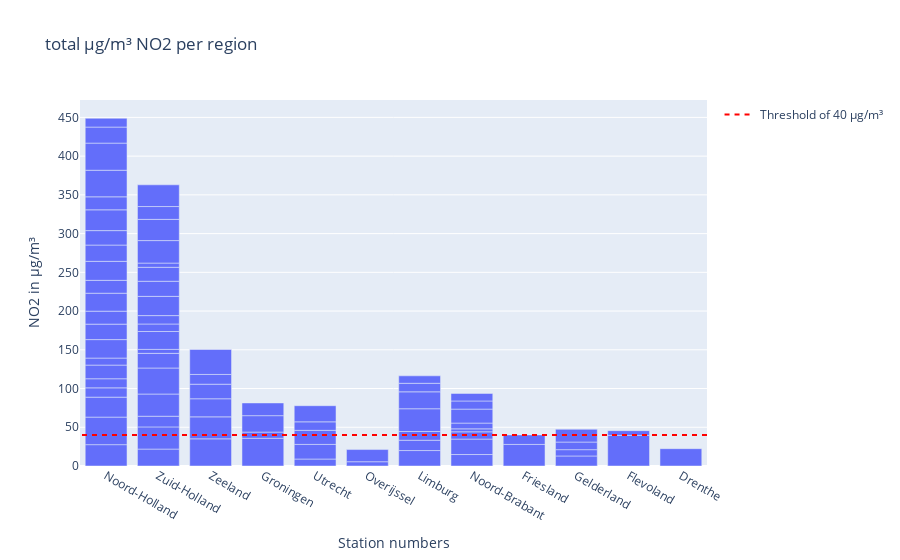

Notebook cell for this chart:
### Markdown cell above
### Note for visualization team: add legend for the red line which represent the threshold.

### Code cell
import plotly.express as px
import plotly.graph_objects as go


bar = px.bar(meanlocation, x=NO2_pvencoding, y= 'value', title='total µg/m³ NO2 per region')
bar.update_layout(yaxis_title='NO2 in µg/m³', xaxis_title= "Station numbers", barmode='group') 
#bar.add_shape(type='line', y0=40, y1=40, xref='paper', x0=0, x1=1, line_color='red')
bar.add_shape(
    legendrank=1,
    showlegend=True,
    type="line",
    xref="paper",
    line=dict(dash="5px", color='red'),
    x0=1,
    x1=0,
    y0=40,
    y1=40,
    name='Threshold of 40 µg/m³'
)

bar.show()

### Figure 1 — Plotly figure (JSON) as saved in the notebook; plotly's stock layout.template omitted (floating-point values rounded to 4 significant figures)
{"data": [{"hovertemplate": "x=%{x}<br>value=%{y}<extra></extra>", "legendgroup": "", "marker": {"color": "#636efa", "pattern": {"shape": ""}}, "name": "", "orientation": "v", "showlegend": false, "textposition": "auto", "type": "bar", "x": ["Noord-Holland", "Noord-Holland", "Zuid-Holland", "Zuid-Holland", "Zeeland", "Zeeland", "Groningen", "Noord-Holland", "Zuid-Holland", "Zuid-Holland", "Noord-Holland", "Utrecht", "Noord-Holland", "Overijssel", "Noord-Holland", "Noord-Holland", "Limburg", "Noord-Brabant", "Zeeland", "Friesland", "Zuid-Holland", "Utrecht", "Zeeland", "Utrecht", "Utrecht", "Gelderland", "Zeeland", "Noord-Brabant", "Zeeland", "Friesland", "Zuid-Holland", "Zuid-Holland", "Noord-Holland", "Noord-Holland", "Flevoland", "Zuid-Holland", "Zuid-Holland", "Noord-Holland", "Zuid-Holland", "Limburg", "Zuid-Holland", "Drenthe", "Noord-Holland", "Zuid-Holland", "Noord-Holland", "Noord-Brabant", "Limburg", "Noord-Holland", "Zuid-Holland", "Gelderland", "Groningen", "Flevoland", "Zuid-Holland", "Noord-Brabant", "Noord-Holland", "Noord-Brabant", "Limburg", "Noord-Holland", "Zuid-Holland", "Noord-Holland", "Noord-Holland", "Utrecht", "Noord-Brabant", "Zuid-Holland", "Noord-Brabant", "Noord-Brabant", "Noord-Holland", "Noord-Holland", "Gelderland", "Noord-Holland", "Overijssel", "Zuid-Holland", "Groningen", "Groningen", "Noord-Holland", "Limburg", "Limburg", "Limburg", "Gelderland", "Zuid-Holland"], "xaxis": "x", "y": [27.56, 35.54, 21.85, 28.59, 35.08, 28.34, 35.82, 25.78, 13.81, 28.67, 11.99, 9.004, 11.74, 5.507, 17.66, 9.058, 19.93, 14.82, 23.37, 27.85, 33.59, 18.85, 18.81, 18.19, 10.95, 12.96, 12.59, 19.93, 32.26, 12.26, 18.91, 5.124, 23.84, 19.98, 39.5, 23.08, 9.693, 16.75, 10.83, 13.31, 24.83, 22.36, 23.15, 19.5, 16.63, 9.392, 11.26, 24.52, 18.04, 8.133, 7.966, 6.117, 5.447, 3.806, 21.01, 7.457, 29.4, 18.65, 29.02, 26.83, 16.79, 20.83, 18.03, 27.38, 10.51, 9.71, 34.31, 35.02, 9.815, 20.7, 15.72, 16.57, 21.18, 16.43, 11.32, 21.86, 11.0, 9.636, 16.5, 28.03], "yaxis": "y"}], "layout": {"barmode": "group", "legend": {"tracegroupgap": 0}, "shapes": [{"legendrank": 1, "line": {"color": "red", "dash": "5px"}, "name": "Threshold of 40 µg/m³", "showlegend": true, "type": "line", "x0": 1, "x1": 0, "xref": "paper", "y0": 40, "y1": 40}], "title": {"text": "total µg/m³ NO2 per region"}, "xaxis": {"anchor": "y", "domain": [0, 1], "title": {"text": "Station numbers"}}, "yaxis": {"anchor": "x", "domain": [0, 1], "title": {"text": "NO2 in µg/m³"}}}}
